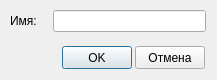
<?xml version="1.0" encoding="UTF-8"?>
<ui version="4.0">
 <class>Dialog</class>
 <widget class="QDialog" name="Dialog">
  <property name="geometry">
   <rect>
    <x>0</x>
    <y>0</y>
    <width>217</width>
    <height>80</height>
   </rect>
  </property>
  <property name="windowTitle">
   <string>АК: Добавить профиль</string>
  </property>
  <property name="windowIcon">
   <iconset>
    <normaloff>img/microViewer.png</normaloff>img/microViewer.png</iconset>
  </property>
  <property name="modal">
   <bool>true</bool>
  </property>
  <widget class="QPushButton" name="pushButton_ok">
   <property name="geometry">
    <rect>
     <x>62</x>
     <y>46</y>
     <width>70</width>
     <height>23</height>
    </rect>
   </property>
   <property name="text">
    <string>OK</string>
   </property>
  </widget>
  <widget class="QPushButton" name="pushButton_cancel">
   <property name="geometry">
    <rect>
     <x>135</x>
     <y>46</y>
     <width>70</width>
     <height>23</height>
    </rect>
   </property>
   <property name="text">
    <string>Отмена</string>
   </property>
   <property name="autoDefault">
    <bool>false</bool>
   </property>
  </widget>
  <widget class="QWidget" name="formLayoutWidget">
   <property name="geometry">
    <rect>
     <x>10</x>
     <y>10</y>
     <width>201</width>
     <height>31</height>
    </rect>
   </property>
   <layout class="QFormLayout" name="formLayout">
    <property name="rightMargin">
     <number>5</number>
    </property>
    <item row="0" column="0">
     <widget class="QLabel" name="label_name">
      <property name="text">
       <string>Имя:   </string>
      </property>
     </widget>
    </item>
    <item row="0" column="1">
     <widget class="QLineEdit" name="lineEdit_name">
      <property name="minimumSize">
       <size>
        <width>0</width>
        <height>22</height>
       </size>
      </property>
     </widget>
    </item>
   </layout>
  </widget>
 </widget>
 <resources/>
 <connections/>
</ui>
